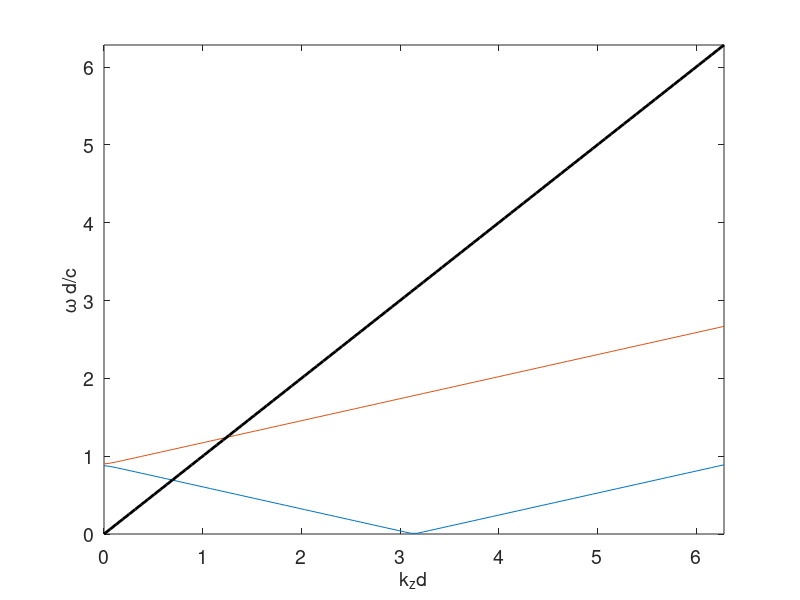

Recreate this plot in MATLAB.
%https://www.rs.tus.ac.jp/mark.sadgrove/resources/notes/PhCBandStructureNotes.pdf
% Band diagram from the plane wave decomposition method as
% per A. J. Danner’s notes
% http://www.ece.nus.edu.sg/stfpage/eleadj/planewave.htm

% Clean up workspace
clear all;
%close all

% PhC parameters
d1 = 200e-9;
d2 = 200e-9;
d = d1 + d2;
n1 = sqrt(13);
n2 = sqrt(12);

% Input light parameters
kz = linspace(0,2*pi/d,100);
c = 3e8;

% Decomposition constants
N = 0.50; % This chooses the number of bands
% NB: choosing this number too small will lead to
% an inaccurate band diagram due to truncation of
% the Fourier series.

% Create matrix and solve eigenvalue equation
w2 = zeros(2*N+1,length(kz)); % Set up storage array
for kk = 1:length(kz)
    % Make matrix using for loop
    M = zeros(2*N+1,2*N+1); % Added semicolon to suppress output
    for nn = (-N):N
        for pp = (-N):N
            Fn = (d1/d) * (1/n1^2-1/n2^2) * sinc((pp-nn)*d1/d);
            if ((pp-nn)==0)
                Fn = Fn + 1/n2^2;
            end
            M(nn+N+1,pp+N+1) = (2*pi/d*nn + kz(kk))^2 * Fn;
        end
    end
    w2(:,kk) = sort(eig(M)); % Find and sort the eigenvalues
end

% Plot band diagram
figure(2)
clf
plot(kz*d,sqrt(w2)*d)
hold on
plot(kz*d,abs(kz)*d,'k-','LineWidth',2)
hold off
axis tight
set(gca,'FontSize',14)
xlabel('k_zd','FontSize',14)
ylabel('\omega d/c','FontSize',14)
ylim([0,2*pi])
